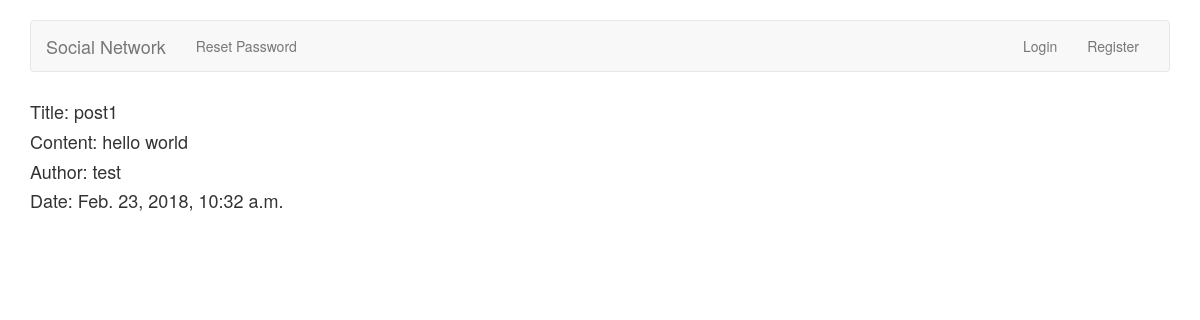
The app's page /home/1/ with its own data.
### blog/models.py (models this page shows, shortened)
class Post(models.Model):
    content = models.CharField(max_length=255)
    author = models.ForeignKey(User, on_delete=models.CASCADE)
    date = models.DateTimeField(auto_now_add=True)
    title = models.CharField(max_length=100)
    private = models.BooleanField(default=False)
    views = models.IntegerField(default=0)

### blog/views.py (the view)
# urls.py: url(r'^(?P<post_pk>[0-9]+)/$', views.Post_detail, name='detail'),
def Post_detail(request, post_pk):
    try:
        post = Post.objects.get(pk=post_pk)
        post.views += 1
        post.save()
    except Post.DoesNotExist:
        raise Http404('Post does not exist')
    return render(request, 'blog/detail.html', {'post':post})

### blog/templates/blog/detail.html
{% extends 'blog/base.html' %}
{% block body %}
<div class='container'>
<h4>Title: {{post.title}}</h4>
<h4>Content: {{post.content}}</h4>
<h4>Author: {{post.author}}</h4>
<h4>Date: {{post.date}}</h4>
</div>
{% endblock %}

### records on screen
Post: title "post1", content "hello world", author "test", date "Feb. 23, 2018, 10:32 a.m."
